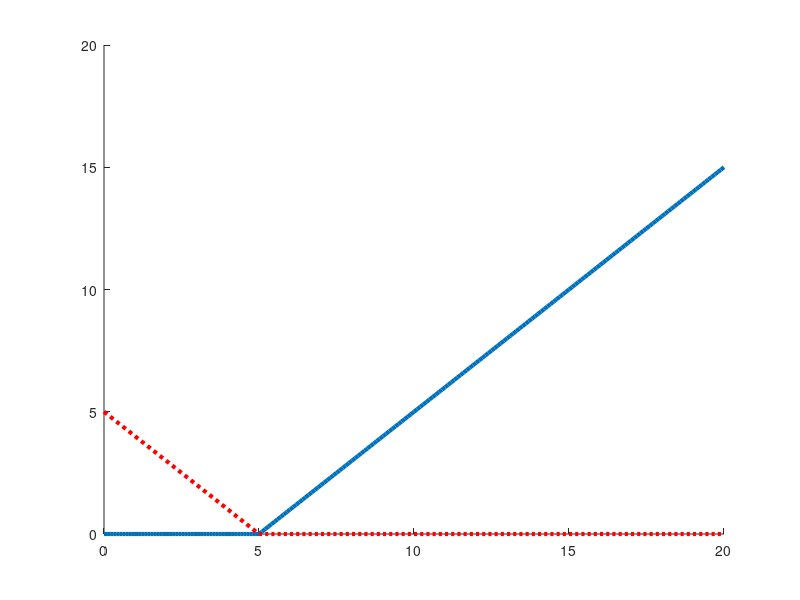

The MATLAB script that drew this image: (Note: this script raises an error after producing the figure.)
% http://en.wikipedia.org/wiki/Multivariate_adaptive_regression_splines

figure; hold on;
xs = 0:0.1:20;
plot(xs, max(0,xs-5), '-', 'linewidth', 3);
plot(xs, max(0,5-xs), 'r:', 'linewidth', 3);
axis_pct
printPmtkFigure('marsHinge')

figure;
xs = 0:0.1:20;
%f = @(x) 25+6.1*max(0,x-13) -3.1*max(0,13-x);
%f = @(x) 25  -4*max(0,x-5) + 6.1*max(0,x-13) -3.1*max(0,13-x);
f = @(x) 25  -4*max(0,x-5) + 20*max(0,5-x);
%f = @(x) 25  -4*max(0,(x-5).^2) + 6.1*max(0,(x-13));
plot(xs, f(xs), '-', 'linewidth', 3);
axis_pct
printPmtkFigure('mars1d')

figure;
%f = @(x,y) 5 + 1*max(0,x-5) -2*max(x-10) ...
%  -3*max(0,5-y) -2*max(0,y-10).*max(0,12-x);
f = @(x,y) 2  -2*max(0,x-5) + 3*max(0,5-x) ...
  -1*max(0,y-10).*max(0,5-x) + ...
   -1.2*max(0,10-y).*max(0,5-x);
[x, y] = meshgrid(0:0.5:20, 0:0.5:20); 
z= reshape(f(x(:),y(:)), size(x));
surf(x,y,z);
%view([-56, 46])
printPmtkFigure('mars2d')

